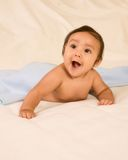
#> input picture 1_0_0_20161219154724341.jpg, 128 x 160 px
$ python alignmentDemo3.30.py
#> lines starting #> are read from the running program, lines starting #| are printed output that depends on the picture
import cv2
import numpy as np
import math
from collections import defaultdict
from PIL import Image, ImageDraw
from matplotlib.pyplot import imshow
import matplotlib.pyplot as plt
import face_recognition
import random


# [75 lines left out: functions visualize_landmark, align_face, rotate, rotate_landmarks, not called in this run]


def resize_image(image_array, size):
    face_locations = face_recognition.face_locations(image_array)
    top, right, bottom, left = face_locations[0]
    face_size = (bottom - top) * (right - left)
    ratio = pow(face_size / 0.7 / (size ** 2), 0.5)
    new_size = (int(image_array.shape[0] / ratio), int(image_array.shape[1] / ratio))
    return cv2.resize(image_array, new_size)


# [41 lines left out: functions corp_face, transfer_landmark, not called in this run]


def sp_noise(image, prob):
    '''
    添加椒盐噪声
    prob:噪声比例
    '''

    output = np.zeros(image.shape, np.uint8)
    thres = 1 - prob

    for i in range(image.shape[0]):
        for j in range(image.shape[1]):
            rdn = random.random()
            if rdn < prob:
                output[i][j] = 0
            elif rdn > thres:
                output[i][j] = 255
            else:
                output[i][j] = image[i][j]

    return output


def gasuss_noise(image, mean=0, var=0.001):
    '''
        添加高斯噪声
        mean : 均值
        var : 方差
    '''

    image = np.array(image / 255, dtype=float)
    noise = np.random.normal(mean, var ** 0.5, image.shape)
    out = image + noise
    if out.min() < 0:
        low_clip = -1.
    else:
        low_clip = 0.
    out = np.clip(out, low_clip, 1.0)
    out = np.uint8(out * 255)

    return out


img_name = '1_0_0_20161219154724341.jpg'

img = cv2.imread(img_name)
#> img is the input picture: shape (160, 128, 3); mean B, G, R 183.9, 204.8, 233.1
img = cv2.cvtColor(img, cv2.COLOR_BGR2GRAY)
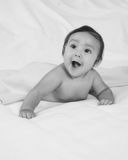
#> img: shape (160, 128); min 21, max 242, mean 210.9

# 添加椒盐噪声，噪声比例为 0.02
out1 = sp_noise(img, prob=0.02)
#> after the loop in sp_noise, `for i in range(image.shape[0]):`:
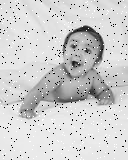
#> output: shape (160, 128); min 0, max 255, mean 207.5

# 添加高斯噪声，均值为0，方差为0.01
out2 = gasuss_noise(out1, mean=0, var=0.01)
#> in gasuss_noise, `out = image + noise`:
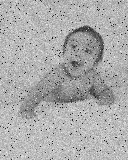
#> out: shape (160, 128) float64; min -0.26, max 1.32, mean 0.813; drawn with min black and max white
#> in gasuss_noise, `out = np.clip(out, low_clip, 1.0)`:
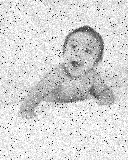
#> out: shape (160, 128) float64; min -0.26, max 1, mean 0.807; drawn with min black and max white
#> in gasuss_noise, `out = np.uint8(out * 255)`:
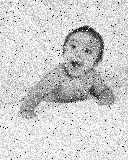
#> out: shape (160, 128); min 0, max 255, mean 208

# 显示图像
titles = ['Original Image', 'Add Salt and Pepper noise', 'Add Gaussian noise']
images = [img, out1, out2]

plt.figure(figsize=(20, 15))
for i in range(3):
    plt.subplot(1, 3, i + 1)
    plt.imshow(images[i], 'gray')
    plt.title(titles[i])
    plt.xticks([]), plt.yticks([])
plt.show()


def filter2d(im, kernel):
    '''
    入口参数：数组格式图像im, 卷积核kernel
    经过2D卷积操作完成去噪平滑
    '''
    m, n = im.shape  # 获取图片长宽
    result = np.zeros(im.shape)  # 创建0元素矩阵
    w = kernel.shape[0]
    l = (w - 1) // 2
    for x in range(l, m - l):
        for y in range(l, n - l):
            # im[a:b, c:d]行列切片操作
            result[x, y] = (im[x - l:x + l + 1, y - l:y + l + 1] * kernel).sum()
    return result


# 卷积核大小n须为奇数，这里采用均值滤波
kernel = np.array([[1, 1, 1],
                   [1, 1, 1],
                   [1, 1, 1]]) * 1 / 9

imout = filter2d(images[2], kernel)
#> after the loop in filter2d, `for x in range(l, m - l):`:
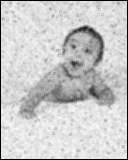
#> result: shape (160, 128) float64; min 0, max 252.8, mean 201.8

plt.gray()  # 灰度格式输出
plt.subplot(1, 2, 1)  # 1x2的图幅中的第1张图
plt.imshow(images[2])
plt.subplot(1, 2, 2)  # 1x2的图幅中的第2张图
plt.imshow(imout)
plt.show()  # 显示图像

image_array = np.array(img, dtype=np.uint8)
image_array = resize_image(image_array, 100)
#> (the run stopped early here; a loop or call above may not have finished)

$ run again, with 1_0_1_20170110212837862.jpg copied over 1_0_0_20161219154724341.jpg
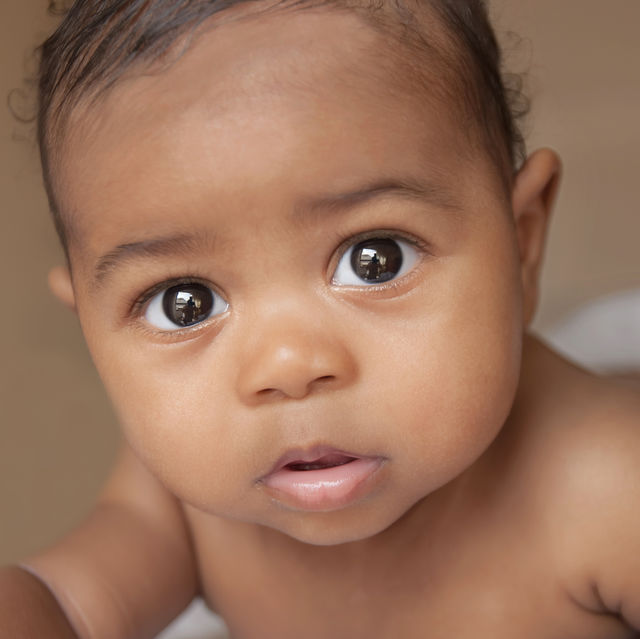
#> input picture 1_0_1_20170110212837862.jpg, 640 x 639 px
#> img is the input picture: shape (639, 640, 3); mean B, G, R 92.3, 114.8, 155.2
#> img: shape (639, 640)
#> in gasuss_noise, `out = np.clip(out, low_clip, 1.0)`:
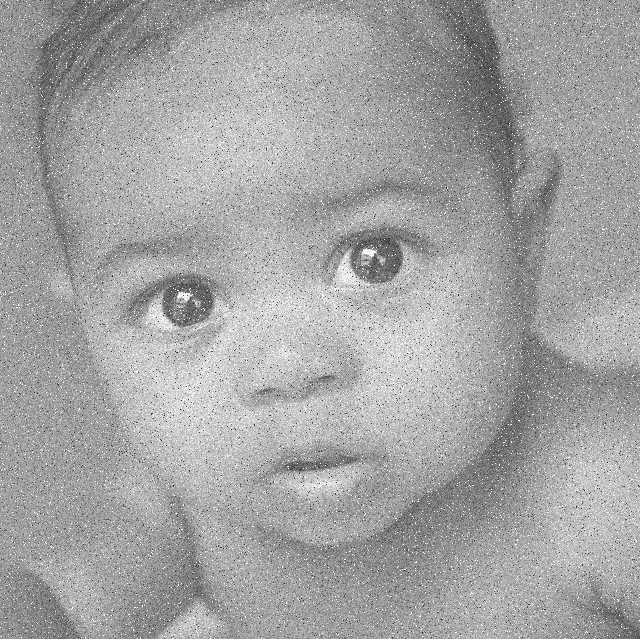
#> out: shape (639, 640) float64; min -0.434, max 1, mean 0.487; drawn with min black and max white
#> after the loop in filter2d, `for x in range(l, m - l):`:
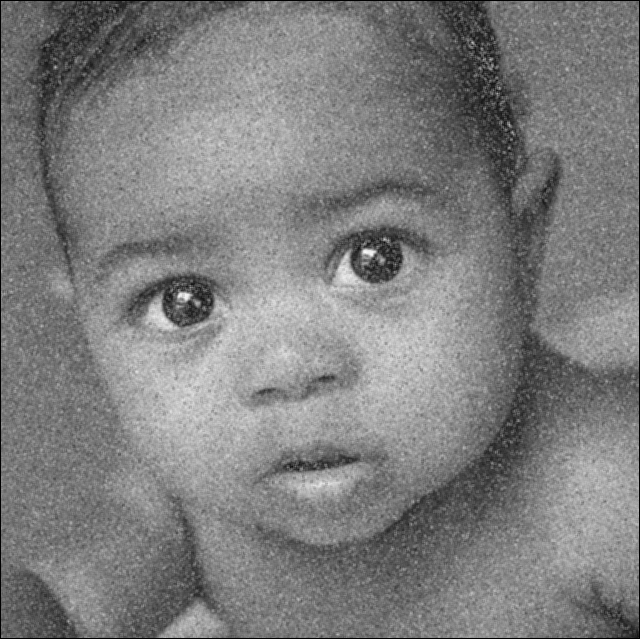
#> result: shape (639, 640) float64; min 0, max 251.4, mean 126.2
